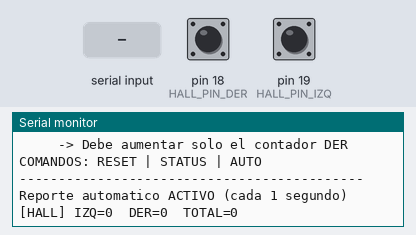
Recording of a sketch running on a simulated Arduino Mega 2560, built with avr-gcc and run on an emulated ATmega2560. Parts: the last lines printed to the serial monitor. The inputs (shaded band) are chosen by the test bench; at power-on: pin 18 (HALL_PIN_DER) HIGH, pin 19 (HALL_PIN_IZQ) HIGH.

Above: at 1.2 s.
1.3 s: "RESET\n" received over Serial
At 1.9 s:
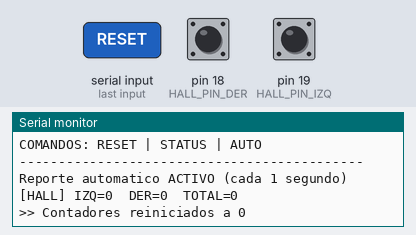
2.8 s: "AUTO\n" received over Serial
At 3.2 s:
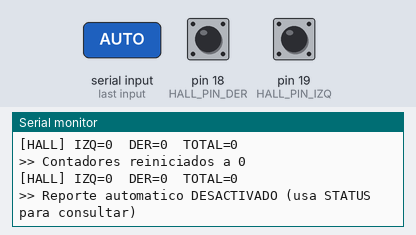
4.3 s: "1\n" received over Serial
At 5.5 s:
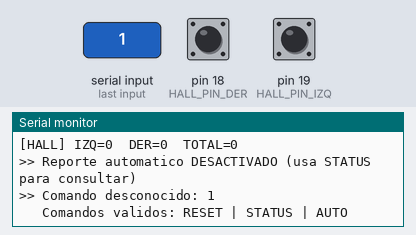
5.8 s: "AUTO\n" received over Serial
At 6.6 s:
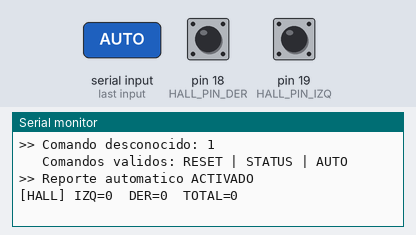
7.3 s: pin 18 (HALL_PIN_DER) pulled LOW for 0.15 s
At 8.1 s:
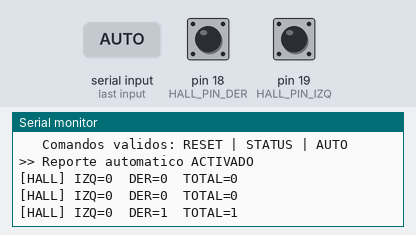
8.9 s: pin 19 (HALL_PIN_IZQ) pulled LOW for 0.15 s
At 10.6 s:
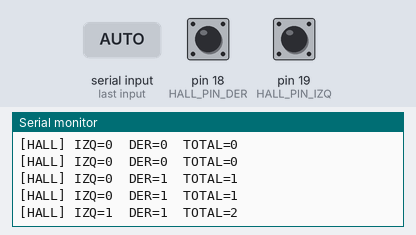
Timing chart, 0 to 11.5 s (numbered marks = the images above; inputs shaded):
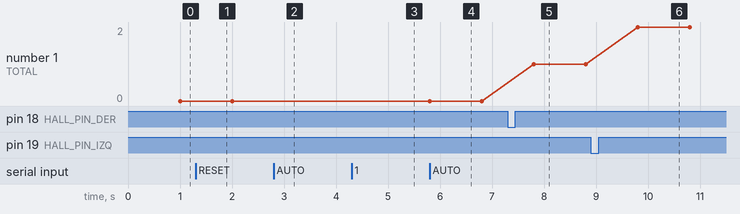

Measured:
- after the input at 1.3 s, the serial monitor: prints a new line at once (image 1)
- after the input at 2.8 s, the serial monitor: prints a new line at once (image 2)
- after the input at 4.3 s, the serial monitor: prints a new line at once (image 3)
- after the input at 5.8 s, the serial monitor: prints a new line at once (image 4)
- after the input at 7.3 s, the serial monitor: prints a new line after 0.50 s (image 5)
- after the input at 8.9 s, the serial monitor: prints a new line after 0.90 s (image 6)
- plotted number 1: 1 → 2 after the input at 8.9 s

The sketch:

TEST_HALL_PULSOS.ino
```cpp
/**
 * TEST_HALL_PULSOS
 * ============================================================
 * Sketch de diagnóstico - FASE 1
 *
 * OBJETIVO: Verificar que los sensores Hall funcionan y que
 *           cada sensor corresponde a la rueda correcta.
 *
 * PROCEDIMIENTO:
 *   1. Sube este sketch al Arduino Mega
 *   2. Abre el Serial Monitor a 115200 baudios
 *   3. Gira la RUEDA IZQUIERDA manualmente (a mano)
 *      → El contador IZQ debe aumentar, DER debe quedarse igual
 *   4. Envía RESET por serial para reiniciar contadores
 *   5. Gira la RUEDA DERECHA manualmente
 *      → El contador DER debe aumentar, IZQ debe quedarse igual
 *   6. Si un contador no responde o responde la rueda contraria,
 *      los pines están invertidos → reportar al firmware
 *
 * PINES (según Pins.h del firmware principal):
 *   Pin 19 → HALL_LEFT_MOTOR  (Interrupción 4)
 *   Pin 18 → HALL_RIGHT_MOTOR (Interrupción 5)
 *
 * COMANDOS SERIAL:
 *   RESET   → Reinicia ambos contadores a 0
 *   STATUS  → Muestra conteo actual una vez
 *   AUTO    → Activa/desactiva reporte automático cada segundo
 * ============================================================
 */

// ── Pines (mismos que Pins.h del firmware) ──────────────────
#define HALL_PIN_IZQ   19    // Interrupción 4 - Sensor Hall izquierdo
#define HALL_PIN_DER   18    // Interrupción 5 - Sensor Hall derecho

// ── Contadores de pulsos (volatile porque los modifica la ISR) ──
volatile unsigned long pulsosIZQ = 0;
volatile unsigned long pulsosDER = 0;

// ── Control de reporte automático ───────────────────────────
bool autoReport = true;
unsigned long ultimoReporte = 0;
const unsigned long INTERVALO_REPORTE_MS = 1000;  // Reportar cada 1 segundo

// ── Buffer de comando serial ─────────────────────────────────
String cmdBuffer = "";

// ============================================================
// RUTINAS DE INTERRUPCIÓN (ISR)
// ============================================================

void ISR_Hall_IZQ() {
  pulsosIZQ++;
}

void ISR_Hall_DER() {
  pulsosDER++;
}

// ============================================================
// SETUP
// ============================================================

void setup() {
  Serial.begin(115200);
  while (!Serial) {}  // Esperar conexión (necesario en algunas placas)

  // Configurar pines como entrada con pull-up interno
  pinMode(HALL_PIN_IZQ, INPUT_PULLUP);
  pinMode(HALL_PIN_DER, INPUT_PULLUP);

  // Adjuntar interrupciones - flanco RISING (pulso positivo)
  attachInterrupt(digitalPinToInterrupt(HALL_PIN_IZQ), ISR_Hall_IZQ, RISING);
  attachInterrupt(digitalPinToInterrupt(HALL_PIN_DER), ISR_Hall_DER, RISING);

  Serial.println();
  Serial.println("============================================");
  Serial.println("  TEST HALL PULSOS - FASE 1 DIAGNOSTICO   ");
  Serial.println("============================================");
  Serial.println("Pines configurados:");
  Serial.println("  Pin 19 → Hall IZQUIERDO (INT4)");
  Serial.println("  Pin 18 → Hall DERECHO   (INT5)");
  Serial.println();
  Serial.println("PROCEDIMIENTO:");
  Serial.println("  1. Gira la RUEDA IZQUIERDA a mano");
  Serial.println("     -> Debe aumentar solo el contador IZQ");
  Serial.println("  2. Envia RESET, luego gira la RUEDA DERECHA");
  Serial.println("     -> Debe aumentar solo el contador DER");
  Serial.println();
  Serial.println("COMANDOS: RESET | STATUS | AUTO");
  Serial.println("--------------------------------------------");
  Serial.println("Reporte automatico ACTIVO (cada 1 segundo)");
  Serial.println();
}

// ============================================================
// LOOP
// ============================================================

void loop() {
  // ── Leer comando serial ──────────────────────────────────
  while (Serial.available()) {
    char c = (char)Serial.read();
    if (c == '\n' || c == '\r') {
      if (cmdBuffer.length() > 0) {
        procesarComando(cmdBuffer);
        cmdBuffer = "";
      }
    } else if (c >= 32 && c <= 126) {
      cmdBuffer += c;
    }
  }

  // ── Reporte automático cada segundo ─────────────────────
  if (autoReport && (millis() - ultimoReporte >= INTERVALO_REPORTE_MS)) {
    ultimoReporte = millis();
    imprimirContadores();
  }
}

// ============================================================
// FUNCIONES
// ============================================================

/**
 * Imprime el estado actual de los contadores
 */
void imprimirContadores() {
  // Leer contadores de forma segura (deshabilitar interrupciones momentáneamente)
  noInterrupts();
  unsigned long snapIZQ = pulsosIZQ;
  unsigned long snapDER = pulsosDER;
  interrupts();

  Serial.print("[HALL] IZQ=");
  Serial.print(snapIZQ);
  Serial.print("  DER=");
  Serial.print(snapDER);
  Serial.print("  TOTAL=");
  Serial.println(snapIZQ + snapDER);
}

/**
 * Procesa un comando recibido por serial
 */
void procesarComando(String cmd) {
  cmd.trim();
  cmd.toUpperCase();

  if (cmd == "RESET") {
    noInterrupts();
    pulsosIZQ = 0;
    pulsosDER = 0;
    interrupts();
    Serial.println(">> Contadores reiniciados a 0");

  } else if (cmd == "STATUS") {
    imprimirContadores();

  } else if (cmd == "AUTO") {
    autoReport = !autoReport;
    if (autoReport) {
      Serial.println(">> Reporte automatico ACTIVADO");
    } else {
      Serial.println(">> Reporte automatico DESACTIVADO (usa STATUS para consultar)");
    }

  } else {
    Serial.print(">> Comando desconocido: ");
    Serial.println(cmd);
    Serial.println("   Comandos validos: RESET | STATUS | AUTO");
  }
}
```
